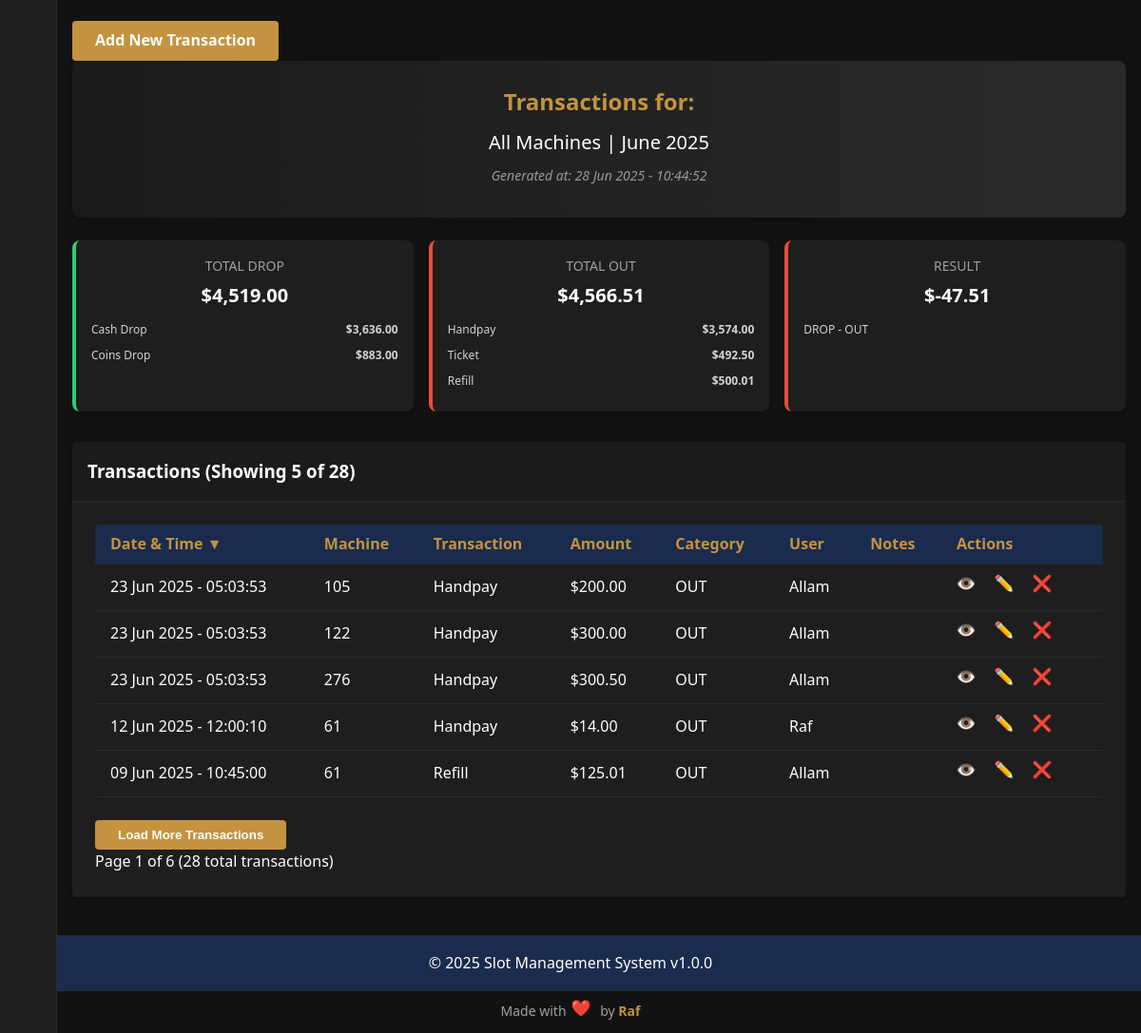
The page /index.php?page=transactions (signed in, lower part) on the database as committed earlier.
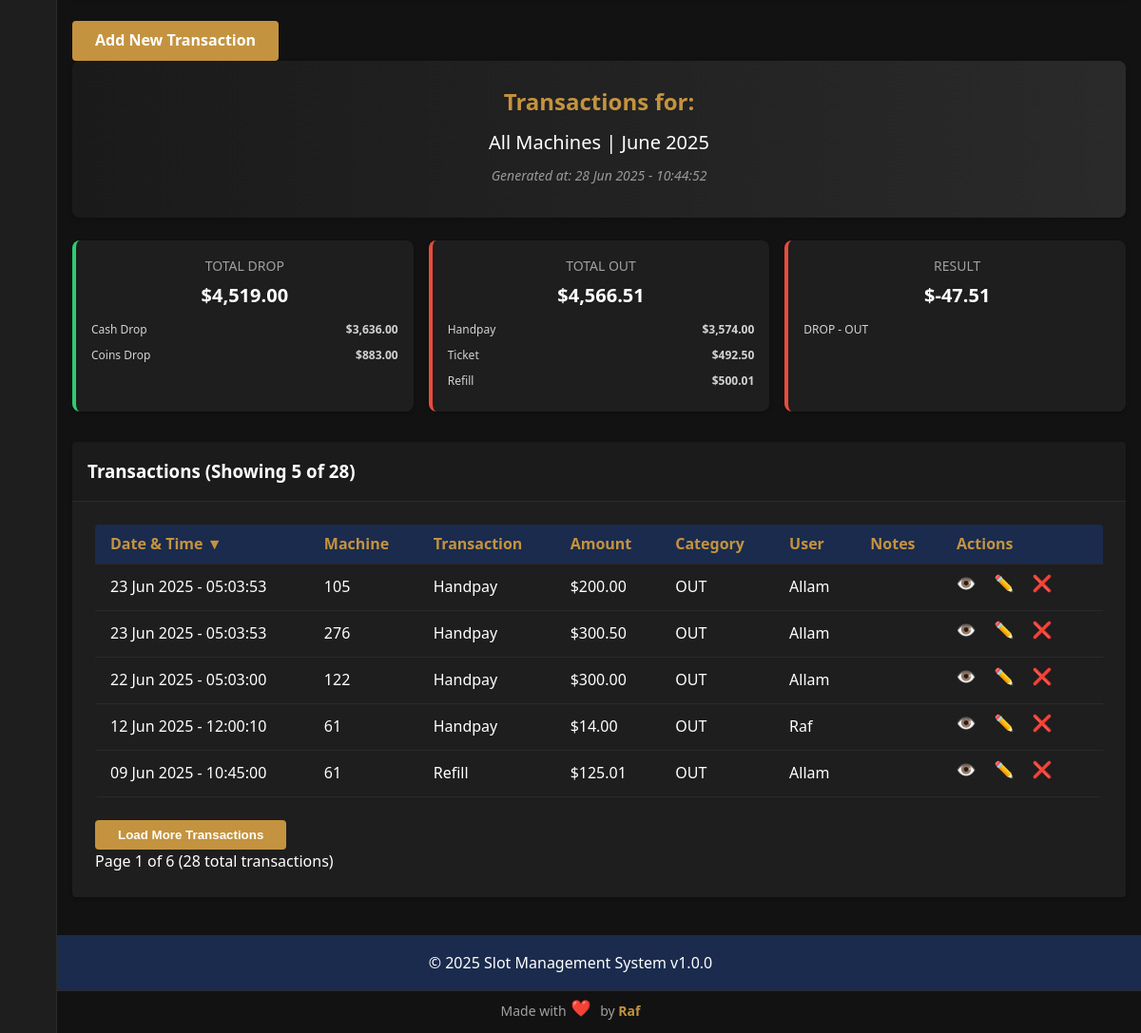
The same page on the database as committed later.
### tables this page shows
CREATE TABLE `transactions` (
  `id` int NOT NULL AUTO_INCREMENT,
  `machine_id` int NOT NULL,
  `transaction_type_id` int NOT NULL,
  `amount` decimal(10,2) NOT NULL,
  `timestamp` timestamp NOT NULL DEFAULT CURRENT_TIMESTAMP,
  `user_id` int NOT NULL,
  `notes` text,
  `created_at` timestamp NULL DEFAULT CURRENT_TIMESTAMP,
  `updated_at` timestamp NULL DEFAULT CURRENT_TIMESTAMP ON UPDATE CURRENT_TIMESTAMP,
  PRIMARY KEY (`id`),
  KEY `machine_id` (`machine_id`),
  KEY `transaction_type_id` (`transaction_type_id`),
  KEY `user_id` (`user_id`)
);

CREATE TABLE `transaction_types` (
  `id` int NOT NULL AUTO_INCREMENT,
  `name` varchar(50) NOT NULL,
  `category` enum('OUT','DROP') NOT NULL,
  `description` text,
  `created_at` timestamp NULL DEFAULT CURRENT_TIMESTAMP,
  `updated_at` timestamp NULL DEFAULT CURRENT_TIMESTAMP ON UPDATE CURRENT_TIMESTAMP,
  PRIMARY KEY (`id`),
  UNIQUE KEY `name` (`name`)
);

CREATE TABLE `machines` (
  `id` int NOT NULL AUTO_INCREMENT,
  `machine_number` varchar(50) NOT NULL,
  `brand_id` int DEFAULT NULL,
  `model` varchar(100) NOT NULL,
  `type_id` int DEFAULT NULL,
  `credit_value` decimal(10,2) NOT NULL,
  `manufacturing_year` int DEFAULT NULL,
  `ip_address` varchar(15) DEFAULT NULL,
  `mac_address` varchar(17) DEFAULT NULL,
  `serial_number` varchar(100) DEFAULT NULL,
  `status` enum('Active','Inactive','Maintenance','Reserved') NOT NULL DEFAULT 'Active',
  `created_at` timestamp NULL DEFAULT CURRENT_TIMESTAMP,
  `updated_at` timestamp NULL DEFAULT CURRENT_TIMESTAMP ON UPDATE CURRENT_TIMESTAMP,
  PRIMARY KEY (`id`),
  UNIQUE KEY `machine_number` (`machine_number`),
  UNIQUE KEY `serial_number` (`serial_number`),
  KEY `brand_id` (`brand_id`),
  KEY `type_id` (`type_id`)
);

CREATE TABLE `users` (
  `id` int NOT NULL AUTO_INCREMENT,
  `username` varchar(50) NOT NULL,
  `password` varchar(255) NOT NULL,
  `name` varchar(100) NOT NULL,
  `email` varchar(100) NOT NULL,
  `role` enum('admin','editor','viewer') NOT NULL,
  `status` enum('Active','Inactive','Maintenance','Reserved') NOT NULL DEFAULT 'Active',
  `created_at` timestamp NULL DEFAULT CURRENT_TIMESTAMP,
  `updated_at` timestamp NULL DEFAULT CURRENT_TIMESTAMP ON UPDATE CURRENT_TIMESTAMP,
  PRIMARY KEY (`id`),
  UNIQUE KEY `username` (`username`),
  UNIQUE KEY `email` (`email`)
);

### includes/functions.php (called while the page is built, shortened)
<?php
if (!function_exists('format_datetime')) {
    function format_datetime($timestamp, $format = 'd M Y H:i:s') {
        try {
            $dt = new DateTime($timestamp, new DateTimeZone('UTC'));
            $dt->setTimezone(new DateTimeZone('Africa/Cairo'));
            return $dt->format($format);
        } catch (Exception $e) {
            return 'Invalid date';
        }
    }
}
function has_permission($required_role) {
    $user_role = $_SESSION['user_role'] ?? '';
    if ($user_role === 'admin') {
        return true;
    }
    return false;
}
function format_currency($amount) {
    return '$' . number_format((float)$amount, 2);
}
function icon($name) {
    return ICON_PATH . '/' . $name . '.png';
}
?>

### pages/transactions/list.php (the view, shortened to what the changed rows need)
<?php
$per_page = 5;
$sort_column = $_GET['sort'] ?? 'timestamp';
$sort_order = $_GET['order'] ?? 'DESC';
$toggle_order = $sort_order === 'ASC' ? 'DESC' : 'ASC';
$date_range_type = $_GET['date_range_type'] ?? 'month';
$filter_date_from = $_GET['date_from'] ?? date('Y-m-01');
$filter_date_to = $_GET['date_to'] ?? date('Y-m-t');
$filter_month = $_GET['month'] ?? date('Y-m');
if ($date_range_type === 'range') {
    $start_date = $filter_date_from;
    $end_date = $filter_date_to;
} else {
    list($year, $month_num) = explode('-', $filter_month);
    $start_date = "$year-$month_num-01";
    $end_date = date("Y-m-t", strtotime($start_date));
}
try {
    $params = ["{$start_date} 00:00:00", "{$end_date} 23:59:59"];
    $query = "SELECT t.*, m.machine_number, tt.name AS transaction_type, tt.category, u.username
              FROM transactions t
              JOIN machines m ON t.machine_id = m.id
              JOIN transaction_types tt ON t.transaction_type_id = tt.id
              JOIN users u ON t.user_id = u.id
              WHERE t.timestamp BETWEEN ? AND ?";
    $sort_map = [
        'timestamp' => 't.timestamp',
        'machine_number' => 'm.machine_number',
        'transaction_type' => 'tt.name',
        'amount' => 't.amount',
        'username' => 'u.username'
    ];
    $actual_sort_column = $sort_map[$sort_column] ?? 't.timestamp';
    $query .= " ORDER BY $actual_sort_column $sort_order LIMIT $per_page OFFSET 0";
    $stmt = $conn->prepare($query);
    $stmt->execute($params);
    $transactions = $stmt->fetchAll(PDO::FETCH_ASSOC);
} catch (Exception $e) {
    echo "<div class='alert alert-danger'>Database error: " . htmlspecialchars($e->getMessage()) . "</div>";
    $transactions = [];
    $machines = [];
    $categories = [];
    $total_out = $total_drop = $total_result = 0;
    $has_more = false;
}
$transaction_breakdown = [
    'DROP' => [],
    'OUT' => []
];
try {
    $totals_query = "SELECT t.*, tt.name AS transaction_type, tt.category
                     FROM transactions t
                     JOIN transaction_types tt ON t.transaction_type_id = tt.id
                     WHERE t.timestamp BETWEEN ? AND ?";
    $totals_params = ["{$start_date} 00:00:00", "{$end_date} 23:59:59"];
    $totals_stmt = $conn->prepare($totals_query);
    $totals_stmt->execute($totals_params);
    $all_transactions = $totals_stmt->fetchAll(PDO::FETCH_ASSOC);
    foreach ($all_transactions as $t) {
        $category = $t['category'] ?? '';
        $type = $t['transaction_type'] ?? '';
        $amount = (float)($t['amount'] ?? 0);
        if ($category === 'OUT') {
            if (!isset($transaction_breakdown['OUT'][$type])) {
                $transaction_breakdown['OUT'][$type] = 0;
            }
            $transaction_breakdown['OUT'][$type] += $amount;
        } elseif ($category === 'DROP') {
            if (!isset($transaction_breakdown['DROP'][$type])) {
                $transaction_breakdown['DROP'][$type] = 0;
            }
            $transaction_breakdown['DROP'][$type] += $amount;
        }
    }
} catch (PDOException $e) {
}
?>
<div class="transactions-page fade-in">
    <div class="stats-container grid grid-cols-1 sm:grid-cols-3 gap-4 mb-6">
        <div class="stat-card in p-4 rounded bg-opacity-10 bg-success-color text-center">
            <div class="stat-breakdown">
                <?php foreach ($transaction_breakdown['DROP'] as $type => $amount): ?>
                    <div class="breakdown-item">
                        <span class="breakdown-type"><?php echo htmlspecialchars($type); ?></span>
                        <span class="breakdown-amount"><?php echo format_currency($amount); ?></span>
                    </div>
                <?php endforeach; ?>
            </div>
        </div>
        <div class="stat-card out p-4 rounded bg-opacity-10 bg-danger-color text-center">
            <div class="stat-breakdown">
                <?php foreach ($transaction_breakdown['OUT'] as $type => $amount): ?>
                    <div class="breakdown-item">
                        <span class="breakdown-type"><?php echo htmlspecialchars($type); ?></span>
                        <span class="breakdown-amount"><?php echo format_currency($amount); ?></span>
                    </div>
                <?php endforeach; ?>
            </div>
        </div>
    </div>
    <div class="card overflow-hidden">
        <div class="card-body p-6">
            <div class="table-container overflow-x-auto">
                <table class="min-w-full divide-y divide-gray-700">
                    <thead class="bg-gray-800 text-white">
                        <tr>
                            <th class="px-4 py-2 text-left">
                                <a href="#" onclick="sortTransactions('timestamp', '<?php echo $toggle_order; ?>')">
                                    Date & Time <?php if ($sort_column == 'timestamp') echo $sort_order == 'ASC' ? '▲' : '▼'; ?>
                                </a>
                            </th>
                            <th class="px-4 py-2 text-left">
                                <a href="#" onclick="sortTransactions('machine_number', '<?php echo $toggle_order; ?>')">
                                    Machine <?php if ($sort_column == 'machine_number') echo $sort_order == 'ASC' ? '▲' : '▼'; ?>
                                </a>
                            </th>
                            <th class="px-4 py-2 text-left">
                                <a href="#" onclick="sortTransactions('transaction_type', '<?php echo $toggle_order; ?>')">
                                    Transaction <?php if ($sort_column == 'transaction_type') echo $sort_order == 'ASC' ? '▲' : '▼'; ?>
                                </a>
                            </th>
                            <th class="px-4 py-2 text-right">
                                <a href="#" onclick="sortTransactions('amount', '<?php echo $toggle_order; ?>')">
                                    Amount <?php if ($sort_column == 'amount') echo $sort_order == 'ASC' ? '▲' : '▼'; ?>
                                </a>
                            </th>
                            <th class="px-4 py-2 text-left">Category</th>
                            <th class="px-4 py-2 text-left">User</th>
                            <th class="px-4 py-2 text-left">Notes</th>
                            <th class="px-4 py-2 text-right">Actions</th>
                        </tr>
                    </thead>
                    <tbody class="divide-y divide-gray-700" id="transactions-tbody">
                        <?php if (empty($transactions)): ?>
                            <tr id="no-transactions-row">
                                <td colspan="8" class="text-center px-4 py-6">No transactions found</td>
                            </tr>
                        <?php else: ?>
                            <?php foreach ($transactions as $t): ?>
                                <tr class="hover:bg-gray-800 transition duration-150">
                                    <td class="px-4 py-2"><?php echo htmlspecialchars(format_datetime($t['timestamp'], 'd M Y - H:i:s')); ?></td>
                                    <td class="px-4 py-2"><?php echo htmlspecialchars($t['machine_number']); ?></td>
                                    <td class="px-4 py-2"><?php echo htmlspecialchars($t['transaction_type']); ?></td>
                                    <td class="px-4 py-2 text-right"><?php echo format_currency($t['amount']); ?></td>
                                    <td class="px-4 py-2"><?php echo htmlspecialchars($t['category'] ?? 'N/A'); ?></td>
                                    <td class="px-4 py-2"><?php echo htmlspecialchars($t['username']); ?></td>
                                    <td class="px-4 py-2"><?php echo htmlspecialchars($t['notes'] ?? ''); ?></td>
                                    <td class="px-4 py-2 text-right">
                                        <a href="index.php?page=transactions&action=view&id=<?php echo $t['id']; ?>" class="action-btn view-btn" data-tooltip="View Details"><span class="menu-icon"><img src="<?= icon('view2') ?>"/></span></a>
                                        <?php if ($can_edit): ?>
                                            <a href="index.php?page=transactions&action=edit&id=<?php echo $t['id']; ?>" class="action-btn edit-btn" data-tooltip="Edit"><span class="menu-icon"><img src="<?= icon('edit') ?>"/></span></a>
                                            <a href="index.php?page=transactions&action=delete&id=<?php echo $t['id']; ?>" class="action-btn delete-btn" data-tooltip="Delete" data-confirm="Are you sure you want to delete this transaction?"><span class="menu-icon"><img src="<?= icon('delete') ?>"/></span></a>
                                        <?php endif; ?>
                                    </td>
                                </tr>
                            <?php endforeach; ?>
                        <?php endif; ?>
                    </tbody>
                </table>
            </div>
        </div>
    </div>
</div>

Rows that differ between the two databases and show on the page:
shown differently, row unchanged: transactions (number 1 of 5 on the later page): moves up the list
changed transactions: timestamp "23 Jun 2025 - 05:03:53" → "22 Jun 2025 - 05:03:00"
